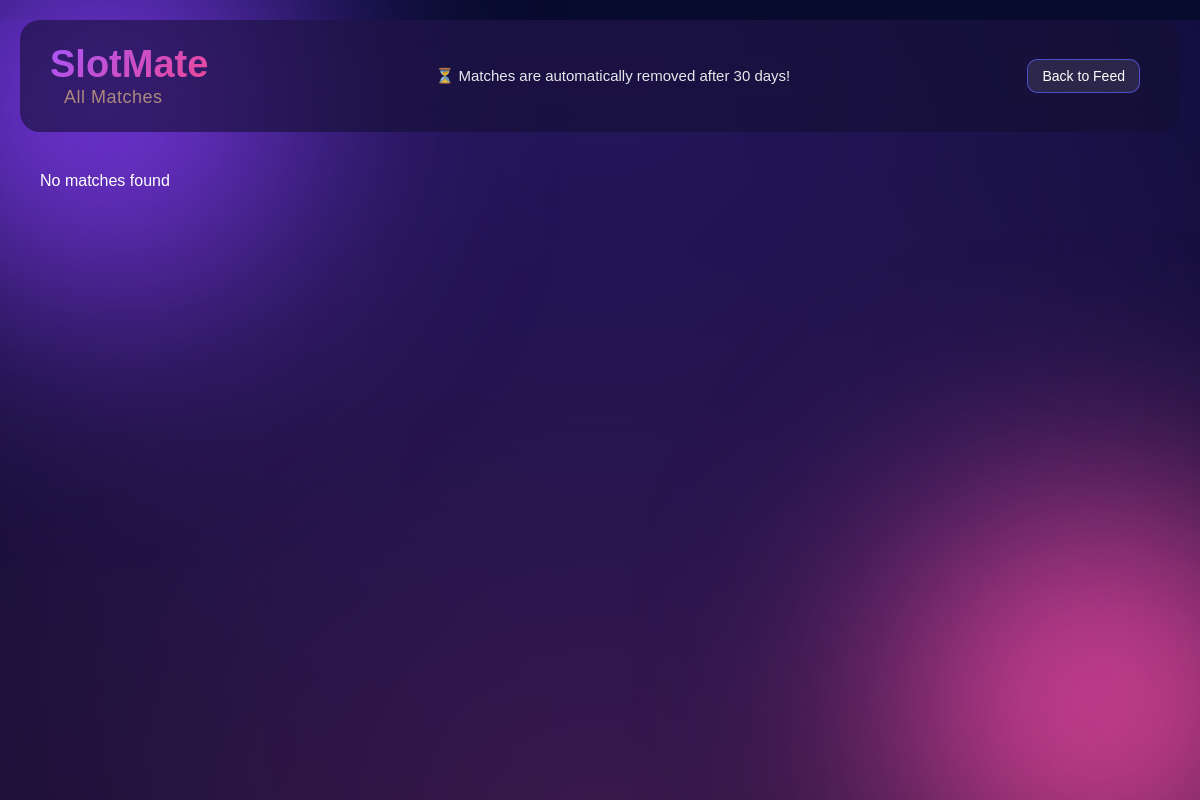
/matches/ (signed in), run on an earlier commit of the app's database.
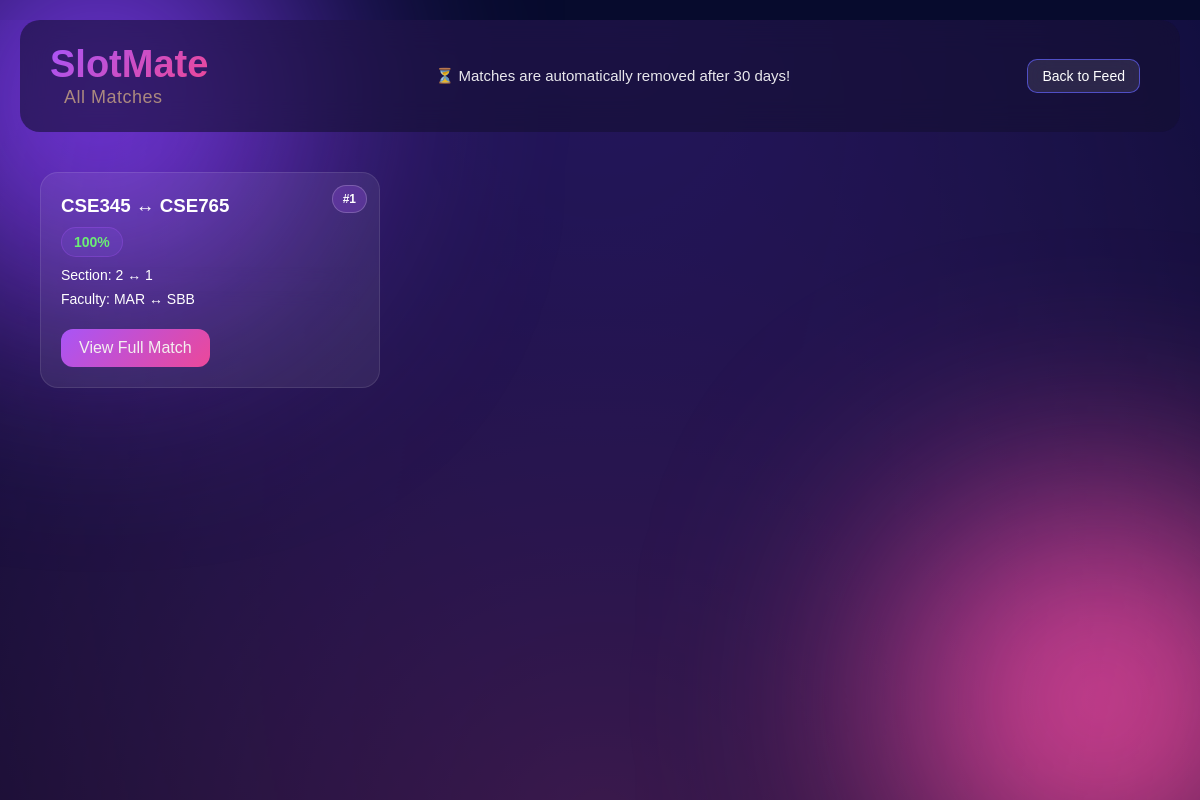
And on a later commit of the database.
### slotmate_app/models.py (models this page shows, shortened)
class Match(models.Model):
    user_a = models.ForeignKey(User, on_delete=models.CASCADE, related_name="matches_as_a")
    user_b = models.ForeignKey(User, on_delete=models.CASCADE, related_name="matches_as_b")
    request_a = models.ForeignKey(SlotRequest, on_delete=models.CASCADE, related_name="request_a")
    request_b = models.ForeignKey(SlotRequest, on_delete=models.CASCADE, related_name="request_b")
    score_a_to_b = models.FloatField()
    score_b_to_a = models.FloatField()
    mutual_score = models.FloatField()
    created_at = models.DateTimeField(auto_now_add=True)
    class Meta:
        unique_together = ("user_a", "user_b")

class SlotRequest(models.Model):
    user = models.ForeignKey(User, on_delete=models.CASCADE)
    current_course_code = models.CharField(max_length=20,blank=False,null=False)
    current_section = models.CharField(max_length=10 ,blank=False,null=False)
    current_faculty = models.CharField(max_length=10,blank=False,null=False)
    current_time = models.CharField(max_length=50,blank=False,null=False)
    current_days = models.CharField(max_length=100,blank=False,null=False)
    preferred_course_code = models.CharField(max_length=20,blank=False,null=False)
    preferred_section = models.CharField(max_length=10,null=True, blank=True)
    preferred_faculty = models.CharField(max_length=10,null=True, blank=True)
    preferred_time = models.CharField(max_length=50,null=True, blank=True)
    preferred_days = models.CharField(max_length=100,null=True, blank=True)
    any_day = models.BooleanField(default=False)
    any_time = models.BooleanField(default=False)
    any_section = models.BooleanField(default=False)
    any_faculty = models.BooleanField(default=False)
    status = models.CharField(max_length=20, default="Pending")
    created_at = models.DateTimeField(auto_now_add=True)

### slotmate_app/views.py (the view)
# urls.py: path("matches/", views.matches_list_page, name="matches"),
@login_required
def matches_list_page(request):
    matches = Match.objects.filter(
        Q(user_a=request.user) | Q(user_b=request.user)
    ).order_by("-mutual_score")
    return render(request, "matches.html", {
        "matches": matches
    })

### templates/matches.html (shortened to what this page needs)
{% load static %}
<!DOCTYPE html>
<html lang="en">
<head>
<link rel="stylesheet" href="{% static 'css/global.css' %}">
<link rel="stylesheet" href="{% static 'css/matches.css' %}">
</head>
<body class="matches-page">
<div class="bg-glow glow1"></div>
<div class="bg-glow glow2"></div>
<div class="bg"></div>
<header class="topbar">
    <div class="brand">
        <div class="logo">SlotMate</div>
        <div class="slogan">All Matches</div>
    </div>
    <div class="expiry-banner">
    ⏳ Matches are automatically removed after 30 days!
    </div>
    <a href="/index/" class="back-btn"> Back to Feed</a>
</header>
<main class="container">
{% if matches %}
<div class="grid">
    {% for m in matches %}
<div class="card">
    <div class="rank-badge">#{{ forloop.counter }}</div>
    <div class="card-top">
        <h3>
            {{ m.request_a.current_course_code }}
            ↔
            {{ m.request_b.current_course_code }}
        </h3>
    </div>
    <div class="card-meta">
        <span class="status {% if m.mutual_score >= 84 %}high{% elif m.mutual_score >= 69 %}medium{% else %}low{% endif %}">
            {{ m.mutual_score|floatformat:0 }}%
        </span>
    </div>
    <p>
        Section:
        {{ m.request_a.current_section }} ↔ {{ m.request_b.current_section }}
    </p>
    <p>
        Faculty:
        {{ m.request_a.current_faculty }} ↔ {{ m.request_b.current_faculty }}
    </p>
    <a href="/match/{{ m.id }}/" class="view-btn">
        View Full Match
    </a>
</div>
{% endfor %}
</div>
{% else %}
    <div class="empty">No matches found</div>
{% endif %}
</main>
</body>
</html>

What changed in the data, as far as the page shows it:
added Match: request_a.current_course_code "CSE345", request_b.current_course_code "CSE765", mutual_score "100", request_a.current_section "2", request_b.current_section "1", request_a.current_faculty "MAR", request_b.current_faculty "SBB"
Also different on the page:
text no longer shown: "No matches found"
